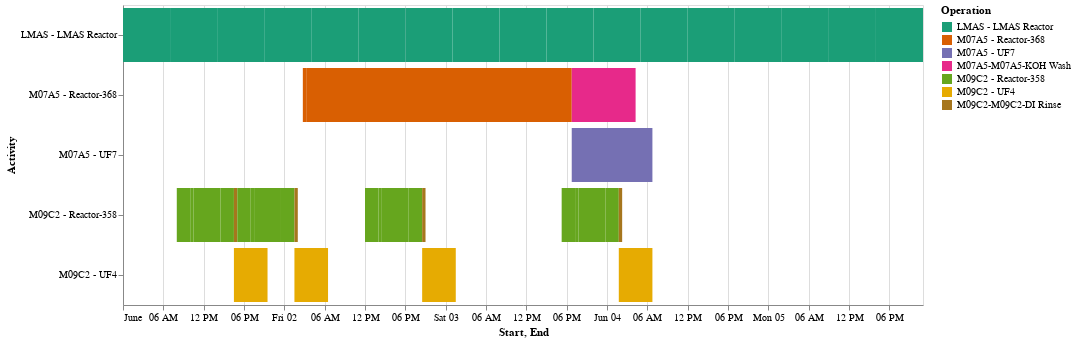
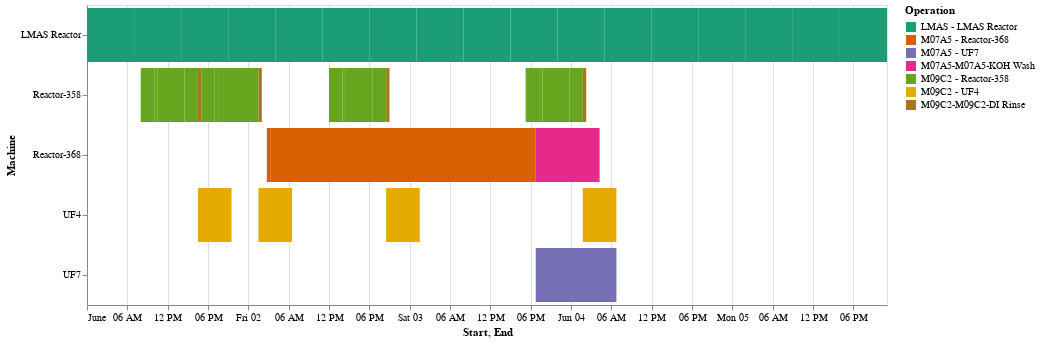
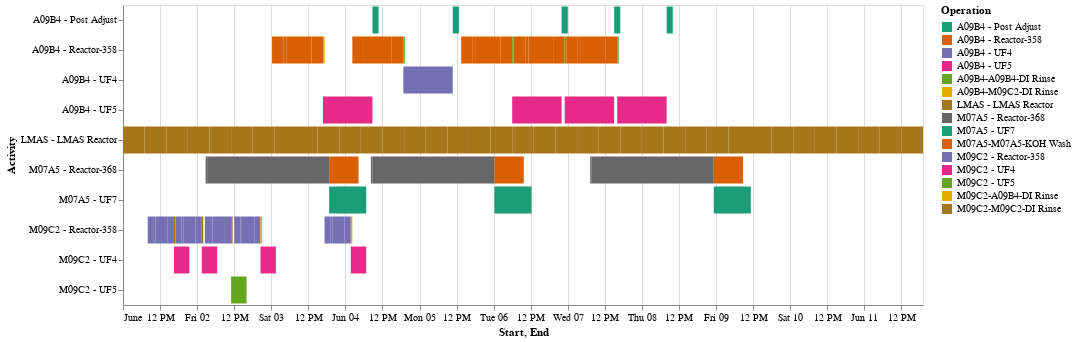
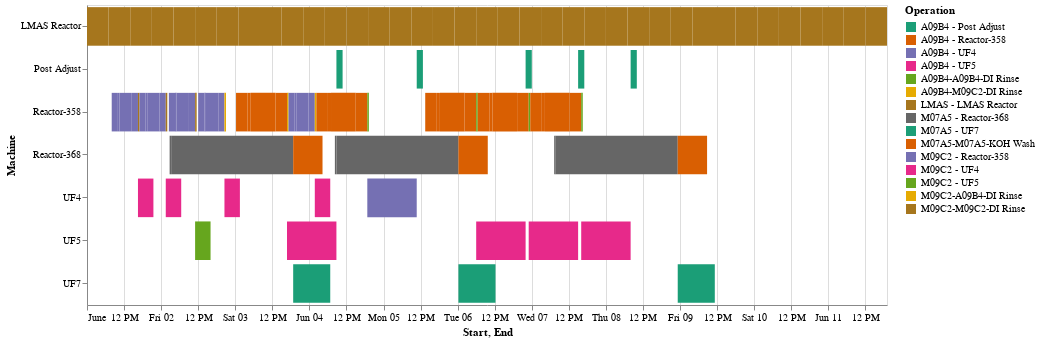

Write notebook code for charts like these, in order.
### Code cell
solutions = []
max_times = [1500, 3000, 1500, 1500, 300, 300, 300]
prev_sol = None
for max_time, forecast in tqdm(zip(max_times, forecasts)):
    inputs["forecast"] = forecast
    # %
    # part_model = ScheduleModel(inputs, time_scale_factor=4)
    if prev_sol is None:
        part_model = ScheduleModel(inputs, time_scale_factor=4)
    else:
        part_model = ScheduleModel(inputs, time_scale_factor=4, previous_schedule=prev_sol.job_schedule)
    # sol = model.solve_minimize_delivery_miss(max_time_in_seconds=None, verbose=True)
    solb = part_model.solve_least_time_schedule(max_time_in_seconds=max_time, number_of_search_workers=None, verbose=False, enforce_consumption_constraint=True)
    solutions.append(solb)
    prev_sol = solb
    jobs_chart = solb.visualize_jobs()
    machines_chart = solb.visualize_machines()
    jobs_chart.display()
    machines_chart.display()
